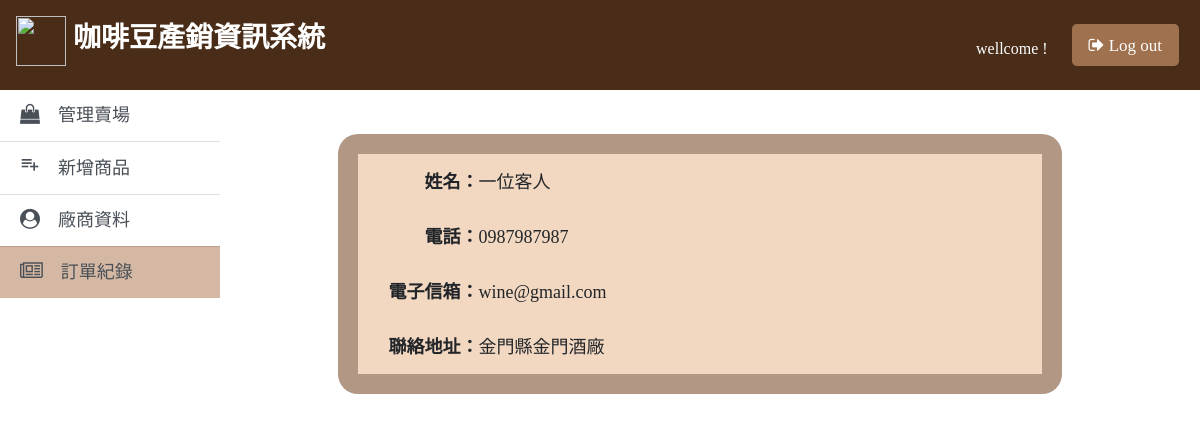
The app's page /php/info_cus_detail.php?id=50000.0 (signed in) with its own data.
### tables this page shows
create table customer
	(cus_ID               numeric(5,0),
          cus_name          varchar(20),
          cus_password   varchar(20) NOT NULL,
          cus_phone       varchar(10),
          cus_address      varchar(50),
          cus_email          varchar(50) NOT NULL unique,
          primary key(cus_ID)
	);

### php/info_cus_detail.php (the view, shortened to what this page needs)
<!DOCTYPE html>
<html>
<head>
    <link rel="stylesheet" href="https://cdnjs.cloudflare.com/ajax/libs/font-awesome/4.7.0/css/font-awesome.min.css">
    <link rel="stylesheet" href="https://maxcdn.bootstrapcdn.com/bootstrap/4.0.0/css/bootstrap.min.css">
</head>
<body style=" font-family: 微軟正黑體;">
    <div class="row no-gutters">
        <div class="col-xs-12 col-sm-12 col-md-12 col-lg-12">
          <nav class="navbar " style="height:90px; background-color: #492D18">
            <a class="navbar-brand" style="color: white;">
              <h3><img src="https://image.flaticon.com/icons/svg/1588/1588922.svg" style="height:50px;width:50px"> <b> 咖啡豆產銷資訊系統</b></h3>
              <ul class="nav navbar-nav">
                <li>
                  <a data-toggle="tab">
                    <span style="color: white">wellcome !</span>
                  </a>
                  <a href="logout.php" class="btn btn-lg" style="height: 42px;font-size: 17px;margin: 0px 5px 10px 20px;background-color: #9F714F;color:white">
                    <span class="fa fa-sign-out"></span> Log out
                  </a>
                </li>
              </ul>
            </a>
          </nav>
        </div>
        <div class="col-xs-2 col-sm-2 col-md-2 col-lg-2">
            <div class="list-group list-group-flush" style="width:110%; font-size: 18px;">
              <a href="shop_com.php" class="list-group-item list-group-item-action"><i class="fa fa-shopping-bag" style="font-size:20px"></i>　管理賣場</a>
              <a href="create_pro.php" class="list-group-item list-group-item-action"><i class="material-icons" style="font-size:20px">playlist_add</i>　新增商品</a>
              <a href="info_com.php" class="list-group-item list-group-item-action"><i class="fa fa-user-circle" style="font-size:20px"></i>　廠商資料</a>
              <a href="rec_com.php" class="list-group-item list-group-item-action" style="background-color: #D5B8A3"><i class="fa fa-newspaper-o" style="font-size:20px"></i>　訂單紀錄</a>
            </div>
        </div>
    <div class="px-5 mt-4 col-xs-10 col-sm-10 col-md-10 col-lg-10">
      <?php
        require('config.php');
        $conn = new mysqli($db_host, $db_user, $db_pass, $db_name);
        $cus_ID = $_GET['id'];
        $sql = "SELECT * FROM customer WHERE cus_ID='{$cus_ID}'";
        $result = $conn->query($sql);
        if ($result->num_rows > 0) {
            $row = mysqli_fetch_array ( $result ,MYSQLI_ASSOC);
             echo "
             <div class='frame'>
                <div class='state'>
                  <b>　　姓名：</b>".$row["cus_name"]."</div><br>
                <div class='state'>
                  <b>　　電話：</b>".$row["cus_phone"]."</div><br>
                <div class='state'>
                  <b>電子信箱：</b>".$row["cus_email"]."</div><br>
                <div class='state'>
                  <b>聯絡地址：</b>".$row["cus_address"]."</div><br>
              </div><br>
              ";
        }
        else
        {
          echo "<p align='center' style='color:#B19784;font-size:30px'><b>沒有資料</b></p>";
        }
      ?>
  </div>
</body>
</html>

### php/info_cus_detail.php (style rules this page uses)
* { font-family:微軟正黑體; }
.state { display: inline-block; margin-left: auto; margin-right: auto; width:100%; font-size:18px; height:55px; padding:15px 0px 15px 30px; background-color:#F3D8C1; }
.frame { background-color: #B19784; border-radius: 20px; padding: 20px; width:80%; margin-left: auto; margin-right: auto; margin-top: 20px; }

### records on screen
customer: cus_name "一位客人", cus_phone "0987987987", cus_email "wine@gmail.com", cus_address "金門縣金門酒廠"
